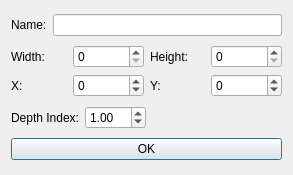
<?xml version="1.0" encoding="UTF-8"?>
<ui version="4.0">
 <class>LayerSettings</class>
 <widget class="QDialog" name="LayerSettings">
  <property name="geometry">
   <rect>
    <x>0</x>
    <y>0</y>
    <width>293</width>
    <height>175</height>
   </rect>
  </property>
  <property name="windowTitle">
   <string>Layer Properties</string>
  </property>
  <property name="sizeGripEnabled">
   <bool>false</bool>
  </property>
  <layout class="QVBoxLayout" name="verticalLayout">
   <item>
    <layout class="QHBoxLayout" name="horizontalLayout">
     <item>
      <widget class="QLabel" name="nameLabel">
       <property name="text">
        <string>Name:</string>
       </property>
      </widget>
     </item>
     <item>
      <widget class="QLineEdit" name="nameEdit"/>
     </item>
    </layout>
   </item>
   <item>
    <layout class="QGridLayout" name="gridLayout">
     <item row="0" column="0">
      <widget class="QLabel" name="widthLabel">
       <property name="text">
        <string>Width:</string>
       </property>
      </widget>
     </item>
     <item row="1" column="3">
      <widget class="QSpinBox" name="ySpinBox">
       <property name="minimum">
        <number>-999999</number>
       </property>
       <property name="maximum">
        <number>999999</number>
       </property>
      </widget>
     </item>
     <item row="1" column="2">
      <widget class="QLabel" name="ylabel">
       <property name="text">
        <string>Y:</string>
       </property>
      </widget>
     </item>
     <item row="1" column="1">
      <widget class="QSpinBox" name="xSpinBox">
       <property name="minimum">
        <number>-999999</number>
       </property>
       <property name="maximum">
        <number>999999</number>
       </property>
       <property name="value">
        <number>0</number>
       </property>
      </widget>
     </item>
     <item row="1" column="0">
      <widget class="QLabel" name="xlabel">
       <property name="text">
        <string>X:</string>
       </property>
      </widget>
     </item>
     <item row="0" column="2">
      <widget class="QLabel" name="heightLabel">
       <property name="text">
        <string>Height:</string>
       </property>
      </widget>
     </item>
     <item row="0" column="3">
      <widget class="QSpinBox" name="heightSpinBox">
       <property name="maximum">
        <number>9999</number>
       </property>
      </widget>
     </item>
     <item row="0" column="1">
      <widget class="QSpinBox" name="widthSpinBox">
       <property name="maximum">
        <number>9999</number>
       </property>
      </widget>
     </item>
    </layout>
   </item>
   <item>
    <layout class="QHBoxLayout" name="horizontalLayout_2">
     <item>
      <widget class="QLabel" name="depthIndexLabel">
       <property name="text">
        <string>Depth Index:</string>
       </property>
      </widget>
     </item>
     <item>
      <widget class="QDoubleSpinBox" name="depthIndexSpinBox">
       <property name="minimum">
        <double>-50.000000000000000</double>
       </property>
       <property name="maximum">
        <double>50.000000000000000</double>
       </property>
       <property name="singleStep">
        <double>0.050000000000000</double>
       </property>
       <property name="value">
        <double>1.000000000000000</double>
       </property>
      </widget>
     </item>
     <item>
      <spacer name="horizontalSpacer">
       <property name="orientation">
        <enum>Qt::Horizontal</enum>
       </property>
       <property name="sizeHint" stdset="0">
        <size>
         <width>40</width>
         <height>20</height>
        </size>
       </property>
      </spacer>
     </item>
    </layout>
   </item>
   <item>
    <widget class="QPushButton" name="OKButton">
     <property name="text">
      <string>OK</string>
     </property>
    </widget>
   </item>
  </layout>
 </widget>
 <tabstops>
  <tabstop>nameEdit</tabstop>
 </tabstops>
 <resources/>
 <connections/>
</ui>
